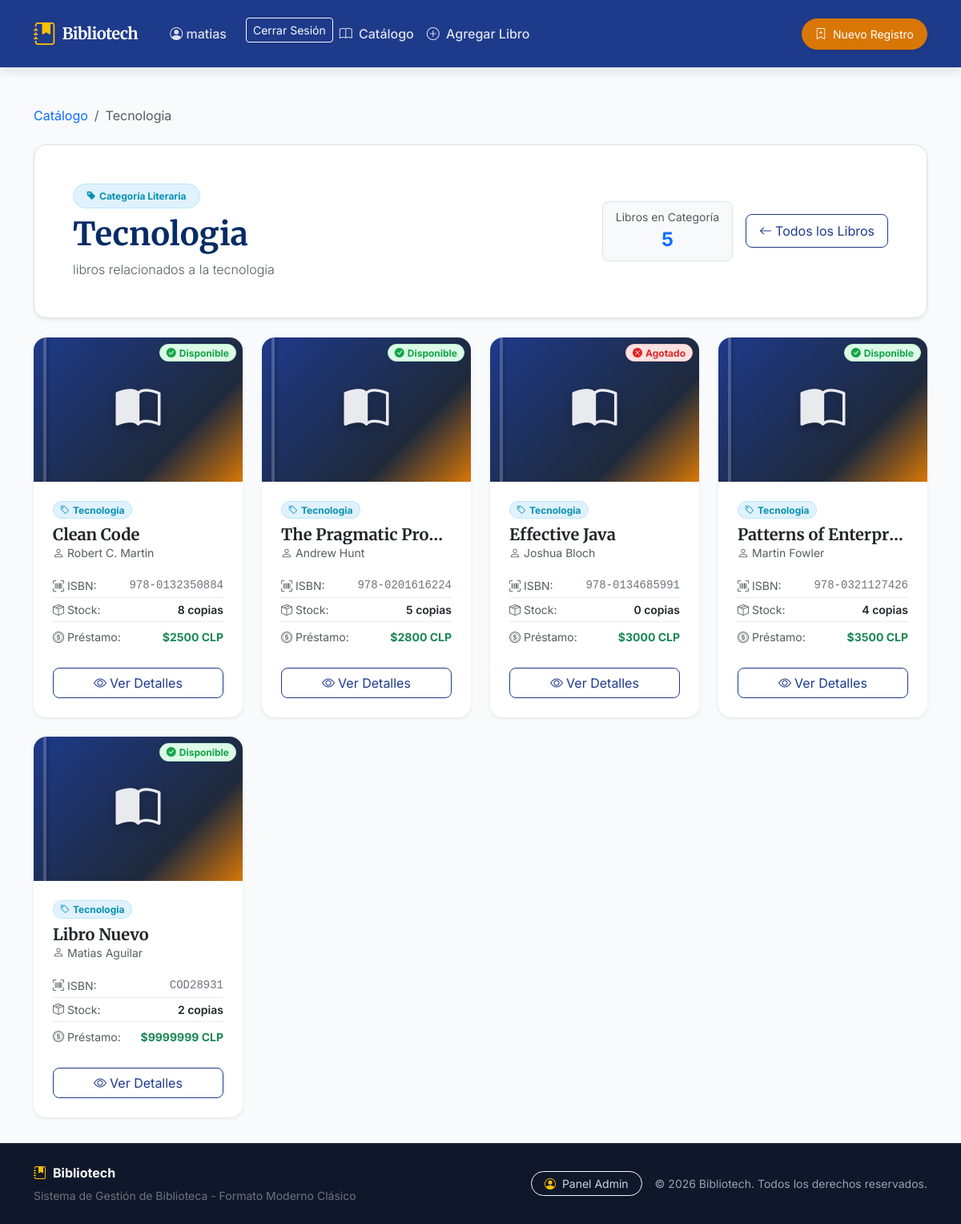
Screenshot of /categorias/1/ (signed in) with the database file from the repository.
### biblioteca/models.py (models this page shows, shortened)
class Categoria(models.Model):
    nombre = models.CharField(max_length=30, verbose_name="Nombre")
    descripcion = models.TextField(blank=True, null=True)

class Libro(models.Model):
    isbn = models.CharField(max_length=20, unique=True, verbose_name="ISBN")
    titulo = models.CharField(max_length=150, verbose_name='Título del Libro')
    autor = models.CharField(max_length=100, verbose_name='Autor')
    precio_prestamo = models.IntegerField(verbose_name='Precio Préstamo ($ CLP)')
    stock_copias = models.IntegerField(verbose_name='Copias Disponibles')
    disponible = models.BooleanField(default=True, verbose_name='Disponible')
    fecha_publicacion = models.DateField(verbose_name='Fecha de Publicación', null=True)
    categoria = models.ForeignKey(Categoria, on_delete=models.CASCADE, null=True, blank=True, related_name='libros')

### biblioteca/views.py (the view)
# urls.py: path('categorias/<int:id>/', views.libros_por_categoria, name='libros_por_categoria'),
def libros_por_categoria(request, id=None, cat=None):
    cat_id = id if id is not None else cat
    categoria = get_object_or_404(Categoria, id=cat_id)
    libros = Libro.objects.filter(categoria=categoria).select_related('categoria')
    contexto = {
        'libros': libros,
        'categoria': categoria,
        'total_libros': libros.count()
    }
    return render(request, 'templates_con_ia/libros_por_categoria.html', contexto)

### biblioteca/templates/templates_con_ia/libros_por_categoria.html (shortened to what this page needs)
{% extends "templates_con_ia/base.html" %}
{% block content %}
<div class="container py-2">
    <nav aria-label="breadcrumb" class="mb-4">
        <ol class="breadcrumb">
            <li class="breadcrumb-item"><a href="{% url 'lista_libros' %}" class="text-decoration-none">Catálogo</a></li>
            <li class="breadcrumb-item active" aria-current="page">{{ categoria.nombre }}</li>
        </ol>
    </nav>
    <div class="bg-white border rounded-4 p-4 p-md-5 mb-4 shadow-sm">
        <div class="d-flex flex-column flex-md-row justify-content-between align-items-start align-items-md-center gap-3">
            <div>
                <span class="badge badge-category px-3 py-2 rounded-pill mb-2">
                    <i class="bi bi-tag-fill me-1"></i>Categoría Literaria
                </span>
                <h1 class="display-6 fw-bold text-primary-emphasis mb-2">{{ categoria.nombre }}</h1>
                {% if categoria.descripcion %}
                <p class="text-muted mb-0 lead fs-6">{{ categoria.descripcion }}</p>
                {% else %}
                <p class="text-muted mb-0">Mostrando libros pertenecientes al género o sección de {{ categoria.nombre }}.</p>
                {% endif %}
            </div>
            <div class="d-flex align-items-center gap-3">
                <div class="text-center bg-light border rounded-3 px-3 py-2">
                    <span class="d-block small text-muted">Libros en Categoría</span>
                    <strong class="fs-4 text-primary">{{ total_libros }}</strong>
                </div>
                <a href="{% url 'lista_libros' %}" class="btn btn-outline-primary rounded-3 px-3 py-2">
                    <i class="bi bi-arrow-left me-1"></i>Todos los Libros
                </a>
            </div>
        </div>
    </div>
    <div class="row row-cols-1 row-cols-md-2 row-cols-lg-3 row-cols-xl-4 g-4">
        {% for libro in libros %}
        <div class="col">
            <article class="card h-100 shadow-sm border-0 book-card">
                <div class="book-cover-header">
                    <i class="bi bi-book-half book-cover-icon"></i>
                    <span class="position-absolute top-0 end-0 m-2 badge {% if libro.disponible and libro.stock_copias > 0 %}badge-available{% else %}badge-unavailable{% endif %} px-2 py-1 rounded-pill">
                        {% if libro.disponible and libro.stock_copias > 0 %}
                            <i class="bi bi-check-circle-fill me-1"></i>Disponible
                        {% else %}
                            <i class="bi bi-x-circle-fill me-1"></i>Agotado
                        {% endif %}
                    </span>
                </div>
                <div class="card-body d-flex flex-column p-4">
                    <span class="badge badge-category align-self-start mb-2 px-2 py-1 rounded-pill">
                        <i class="bi bi-tag me-1"></i>{{ categoria.nombre }}
                    </span>
                    <h2 class="card-title h5 fw-bold mb-1 text-truncate" title="{{ libro.titulo }}">{{ libro.titulo }}</h2>
                    <p class="card-subtitle text-muted small mb-3">
                        <i class="bi bi-person me-1"></i>{{ libro.autor }}
                    </p>
                    <ul class="list-unstyled small mb-4 mt-auto">
                        <li class="d-flex justify-content-between py-1 border-bottom border-light-subtle">
                            <span class="text-muted"><i class="bi bi-upc-scan me-1"></i>ISBN:</span>
                            <span class="font-monospace text-secondary">{{ libro.isbn }}</span>
                        </li>
                        <li class="d-flex justify-content-between py-1 border-bottom border-light-subtle">
                            <span class="text-muted"><i class="bi bi-box-seam me-1"></i>Stock:</span>
                            <span class="fw-semibold">{{ libro.stock_copias }} copias</span>
                        </li>
                        <li class="d-flex justify-content-between py-1 pt-2">
                            <span class="text-muted"><i class="bi bi-coin me-1"></i>Préstamo:</span>
                            <span class="fw-bold text-success">${{ libro.precio_prestamo }} CLP</span>
                        </li>
                    </ul>
                    <a href="{% url 'detalle_libro' libro.id %}" class="btn btn-outline-primary w-100 rounded-3 mt-auto">
                        <i class="bi bi-eye me-1"></i>Ver Detalles
                    </a>
                </div>
            </article>
        </div>
        {% endfor %}
    </div>
</div>
{% endblock %}

### biblioteca/templates/templates_con_ia/base.html (shortened to what this page needs)
<!DOCTYPE html>
<html lang="es">
<head>
    <link href="https://cdn.jsdelivr.net/npm/bootstrap@5.3.3/dist/css/bootstrap.min.css" rel="stylesheet"
>
    <link rel="stylesheet" href="https://cdn.jsdelivr.net/npm/bootstrap-icons@1.11.3/font/bootstrap-icons.min.css">
</head>
<body>
    <header>
        <nav class="navbar navbar-expand-lg navbar-dark navbar-bibliotech py-3">
            <div class="container">
                <a class="navbar-brand d-flex align-items-center gap-2" href="{% url 'lista_libros' %}">
                    <i class="bi bi-journal-bookmark-fill text-warning fs-3"></i>
                    <span>Bibliotech</span>
                </a>
                <div class="collapse navbar-collapse" id="navbarBibliotech">
                    <ul class="navbar-nav me-auto mb-2 mb-lg-0 ms-lg-3">
                    {% if user.is_authenticated %}
                    <li class="nav-item dropdown">
                        <span class="nav-link text-light me-3"><i class="bi bi-person-circle"></i> {{ user.username }}</span>
                    </li>
                    <li class="nav-item">
                        <form action="{% url 'logout' %}" method="post" class="d-inline">
                            <button type="submit" class="btn btn-outline-light btn-sm">Cerrar Sesión</button>
                        </form>
                    </li>
                    {% else %}
                    <li class="nav-item">
                        <a class="btn btn-outline-light btn-sm" href="{% url 'login' %}">Iniciar Sesión</a>
                    </li>
                    {% endif %}
                        <li class="nav-item">
                            <a class="nav-link" href="{% url 'lista_libros' %}">
                                <i class="bi bi-book me-1"></i> Catálogo
                            </a>
                        </li>
                        {% if user.is_authenticated %}
                        <li class="nav-item">
                            <a class="nav-link" href="{% url 'agregar_libro' %}">
                                <i class="bi bi-plus-circle me-1"></i> Agregar Libro
                            </a>
                        </li>
                        {% endif %}
                    </ul>
                    {% if user.is_authenticated %}
                    <div class="d-flex align-items-center gap-2">
                        <a href="{% url 'agregar_libro' %}" class="btn btn-secondary-custom btn-sm px-3 py-2 rounded-pill shadow-sm">
                            <i class="bi bi-bookmark-plus me-1"></i> Nuevo Registro
                        </a>
                    </div>
                    {% endif %}
                </div>
            </div>
        </nav>
    </header>
    <main class="flex-grow-1 py-4">
        {% block content %}{% endblock %}
    </main>
    <footer class="footer-bibliotech py-4">
        <div class="container">
            <div class="row align-items-center g-3">
                <div class="col-md-6 text-center text-md-start">
                    <div class="d-flex align-items-center justify-content-center justify-content-md-start gap-2 mb-1">
                        <i class="bi bi-journal-bookmark-fill text-warning"></i>
                        <span class="text-white fw-bold">Bibliotech</span>
                    </div>
                    <small class="text-secondary">Sistema de Gestión de Biblioteca - Formato Moderno Clásico</small>
                </div>
                <div class="col-md-6 text-center text-md-end d-flex flex-column flex-md-row justify-content-md-end align-items-center gap-3">
                    <a href="{% url 'admin:index' %}" class="btn btn-outline-light btn-sm rounded-pill px-3 py-1 d-inline-flex align-items-center gap-2 shadow-sm" title="Panel de Administración Django">
                        <i class="bi bi-person-circle text-warning"></i>
                        <span>Panel Admin</span>
                    </a>
                    <small>&copy; 2026 Bibliotech. Todos los derechos reservados.</small>
                </div>
            </div>
        </div>
    </footer>
</body>
</html>

### biblioteca/templates/templates_con_ia/base.html (style rules this page uses)
:root { --bibliotech-primary: #1E3A8A; --bibliotech-primary-dark: #172554; --bibliotech-secondary: #D97706; --bibliotech-accent: #0891B2; --bibliotech-bg: #F8FAFC; --bibliotech-surface: #FFFFFF; --bibliotech-success: #16A34A; --bibliotech-danger: #DC2626; --font-serif: 'Merriweather', Georgia, serif; --font-sans: 'Inter', -apple-system, BlinkMacSystemFont, "Segoe UI", Roboto, sans-serif; }
body { font-family: var(--font-sans); background-color: var(--bibliotech-bg); color: #1E293B; min-height: 100vh; display: flex; flex-direction: column; }
h1, h2, h3, h4, h5, h6, .font-serif, .navbar-brand { font-family: var(--font-serif); }
.navbar-bibliotech { background-color: var(--bibliotech-primary); box-shadow: 0 4px 12px rgba(15, 23, 42, 0.12); }
.navbar-bibliotech .navbar-brand { font-weight: 700; letter-spacing: -0.5px; color: #FFFFFF !important; }
.navbar-bibliotech .nav-link { color: rgba(255, 255, 255, 0.85) !important; font-weight: 500; padding: 0.5rem 1rem; border-radius: 0.5rem; transition: all 0.2s ease; }
.btn-secondary-custom { background-color: var(--bibliotech-secondary); border-color: var(--bibliotech-secondary); color: #FFFFFF; }
.btn-outline-primary { color: var(--bibliotech-primary); border-color: var(--bibliotech-primary); }
.book-card { transition: transform 0.25s ease, box-shadow 0.25s ease; background-color: var(--bibliotech-surface); border-radius: 1rem; overflow: hidden; }
.book-cover-header { height: 180px; background: linear-gradient(135deg, #1E3A8A 0%, #1e293b 70%, #D97706 100%); display: flex; align-items: center; justify-content: center; position: relative; color: #FFFFFF; padding: 1.5rem; text-align: center; }
.book-cover-header::after { content: ""; position: absolute; left: 12px; top: 0; bottom: 0; width: 4px; background: rgba(255, 255, 255, 0.2); box-shadow: 2px 0 4px rgba(0, 0, 0, 0.2); }
.book-cover-icon { font-size: 3.5rem; opacity: 0.9; filter: drop-shadow(0 4px 6px rgba(0,0,0,0.3)); }
.badge-available { background-color: #DCFCE7; color: var(--bibliotech-success); border: 1px solid #BBF7D0; }
.badge-unavailable { background-color: #FEE2E2; color: var(--bibliotech-danger); border: 1px solid #FECACA; }
.badge-category { background-color: #E0F2FE; color: var(--bibliotech-accent); border: 1px solid #BAE6FD; }
.footer-bibliotech { margin-top: auto; background-color: #0F172A; color: #94A3B8; border-top: 1px solid #1E293B; }
.footer-bibliotech a { color: #CBD5E1; text-decoration: none; transition: color 0.2s; }

### rows the page displays
Categoria: nombre "Tecnologia", descripcion "libros relacionados a la tecnologia"
Libro: disponible True (drawn), titulo "Clean Code", autor "Robert C. Martin", isbn "978-0132350884", stock_copias "8", precio_prestamo "2500"
Libro: disponible True (drawn), titulo "The Pragmatic Pro…", autor "Andrew Hunt", isbn "978-0201616224", stock_copias "5", precio_prestamo "2800"
Libro: disponible False (drawn), titulo "Effective Java", autor "Joshua Bloch", isbn "978-0134685991", stock_copias "0", precio_prestamo "3000"
Libro: disponible True (drawn), titulo "Patterns of Enterpr…", autor "Martin Fowler", isbn "978-0321127426", stock_copias "4", precio_prestamo "3500"
Libro: disponible True (drawn), titulo "Libro Nuevo", autor "Matias Aguilar", isbn "COD28931", stock_copias "2", precio_prestamo "9999999"

### other values shown
{{ user.username }} "matias"
{{ total_libros }} "5"
